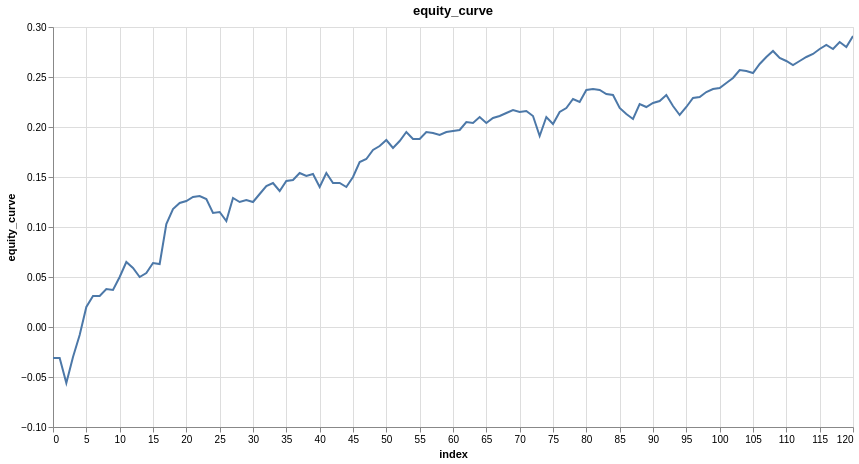

Source (notebook cell):
### Code cell
features = ['close_log_return_lag_2']
model = LinearModel(len(features))
model_trades = research.learn_model_trades(ts, features, target, model, no_epochs=200, loss=nn.L1Loss())

research.plot_column(model_trades, 'equity_curve')

### Figure 1 — Vega specification as saved in the notebook (floating-point values rounded to 4 significant figures)
{"$schema": "https://vega.github.io/schema/vega/v6.json", "data": [{"name": "param_1e9efca18e7a2868_store"}, {"name": "source_0", "values": [{"equity_curve": -0.031, "index": 0}, {"equity_curve": -0.031, "index": 1}, {"equity_curve": -0.056, "index": 2}, {"equity_curve": -0.03, "index": 3}, {"equity_curve": -0.008, "index": 4}, {"equity_curve": 0.02, "index": 5}, {"equity_curve": 0.031, "index": 6}, {"equity_curve": 0.031, "index": 7}, {"equity_curve": 0.038, "index": 8}, {"equity_curve": 0.037, "index": 9}, {"equity_curve": 0.05, "index": 10}, {"equity_curve": 0.065, "index": 11}, {"equity_curve": 0.059, "index": 12}, {"equity_curve": 0.05, "index": 13}, {"equity_curve": 0.054, "index": 14}, {"equity_curve": 0.064, "index": 15}, {"equity_curve": 0.063, "index": 16}, {"equity_curve": 0.103, "index": 17}, {"equity_curve": 0.118, "index": 18}, {"equity_curve": 0.124, "index": 19}, {"equity_curve": 0.126, "index": 20}, {"equity_curve": 0.13, "index": 21}, {"equity_curve": 0.131, "index": 22}, {"equity_curve": 0.128, "index": 23}, {"equity_curve": 0.114, "index": 24}, {"equity_curve": 0.115, "index": 25}, {"equity_curve": 0.106, "index": 26}, {"equity_curve": 0.129, "index": 27}, {"equity_curve": 0.125, "index": 28}, {"equity_curve": 0.127, "index": 29}, {"equity_curve": 0.125, "index": 30}, {"equity_curve": 0.133, "index": 31}, {"equity_curve": 0.141, "index": 32}, {"equity_curve": 0.144, "index": 33}, {"equity_curve": 0.136, "index": 34}, {"equity_curve": 0.146, "index": 35}, {"equity_curve": 0.147, "index": 36}, {"equity_curve": 0.154, "index": 37}, {"equity_curve": 0.151, "index": 38}, {"equity_curve": 0.153, "index": 39}, {"equity_curve": 0.14, "index": 40}, {"equity_curve": 0.154, "index": 41}, {"equity_curve": 0.144, "index": 42}, {"equity_curve": 0.144, "index": 43}, {"equity_curve": 0.14, "index": 44}, {"equity_curve": 0.15, "index": 45}, {"equity_curve": 0.165, "index": 46}, {"equity_curve": 0.168, "index": 47}, {"equity_curve": 0.177, "index": 48}, {"equity_curve": 0.181, "index": 49}, {"equity_curve": 0.187, "index": 50}, {"equity_curve": 0.179, "index": 51}, {"equity_curve": 0.186, "index": 52}, {"equity_curve": 0.195, "index": 53}, {"equity_curve": 0.188, "index": 54}, {"equity_curve": 0.188, "index": 55}, {"equity_curve": 0.195, "index": 56}, {"equity_curve": 0.194, "index": 57}, {"equity_curve": 0.192, "index": 58}, {"equity_curve": 0.195, "index": 59}, {"equity_curve": 0.196, "index": 60}, {"equity_curve": 0.197, "index": 61}, {"equity_curve": 0.205, "index": 62}, {"equity_curve": 0.204, "index": 63}, {"equity_curve": 0.21, "index": 64}, {"equity_curve": 0.204, "index": 65}, {"equity_curve": 0.209, "index": 66}, {"equity_curve": 0.211, "index": 67}, {"equity_curve": 0.214, "index": 68}, {"equity_curve": 0.217, "index": 69}, {"equity_curve": 0.215, "index": 70}, {"equity_curve": 0.216, "index": 71}, {"equity_curve": 0.211, "index": 72}, {"equity_curve": 0.191, "index": 73}, {"equity_curve": 0.21, "index": 74}, {"equity_curve": 0.203, "index": 75}, {"equity_curve": 0.215, "index": 76}, {"equity_curve": 0.219, "index": 77}, {"equity_curve": 0.228, "index": 78}, {"equity_curve": 0.225, "index": 79}, {"equity_curve": 0.237, "index": 80}, {"equity_curve": 0.238, "index": 81}, {"equity_curve": 0.237, "index": 82}, {"equity_curve": 0.233, "index": 83}, {"equity_curve": 0.232, "index": 84}, {"equity_curve": 0.219, "index": 85}, {"equity_curve": 0.213, "index": 86}, {"equity_curve": 0.208, "index": 87}, {"equity_curve": 0.223, "index": 88}, {"equity_curve": 0.22, "index": 89}, {"equity_curve": 0.224, "index": 90}, {"equity_curve": 0.226, "index": 91}, {"equity_curve": 0.232, "index": 92}, {"equity_curve": 0.221, "index": 93}, {"equity_curve": 0.212, "index": 94}, {"equity_curve": 0.22, "index": 95}, {"equity_curve": 0.229, "index": 96}, {"equity_curve": 0.23, "index": 97}, {"equity_curve": 0.235, "index": 98}, {"equity_curve": 0.238, "index": 99}, {"equity_curve": 0.239, "index": 100}, {"equity_curve": 0.244, "index": 101}, {"equity_curve": 0.249, "index": 102}, {"equity_curve": 0.257, "index": 103}, {"equity_curve": 0.256, "index": 104}, {"equity_curve": 0.254, "index": 105}, {"equity_curve": 0.263, "index": 106}, {"equity_curve": 0.27, "index": 107}, {"equity_curve": 0.276, "index": 108}, {"equity_curve": 0.269, "index": 109}, {"equity_curve": 0.266, "index": 110}, {"equity_curve": 0.262, "index": 111}, {"equity_curve": 0.266, "index": 112}, {"equity_curve": 0.27, "index": 113}, {"equity_curve": 0.273, "index": 114}, {"equity_curve": 0.278, "index": 115}, {"equity_curve": 0.282, "index": 116}, {"equity_curve": 0.278, "index": 117}, {"equity_curve": 0.285, "index": 118}, {"equity_curve": 0.28, "index": 119}, {"equity_curve": 0.291, "index": 120}]}, {"name": "source_0_x_domain_index", "values": [{"min": 0, "max": 120}]}, {"name": "source_0_y_domain_equity_curve", "values": [{"min": -0.056, "max": 0.291}]}], "signals": [{"name": "unit", "value": {}, "on": [{"events": "pointermove", "update": "isTuple(group()) ? group() : unit"}]}, {"name": "param_1e9efca18e7a2868", "update": "vlSelectionResolve(\"param_1e9efca18e7a2868_store\", \"union\")"}, {"name": "param_1e9efca18e7a2868_index", "on": [{"events": [{"source": "view", "type": "dblclick"}], "update": "null"}, {"events": {"signal": "param_1e9efca18e7a2868_translate_delta"}, "update": "panLinear(param_1e9efca18e7a2868_translate_anchor.extent_x, -param_1e9efca18e7a2868_translate_delta.x / width)"}, {"events": {"signal": "param_1e9efca18e7a2868_zoom_delta"}, "update": "zoomLinear(domain(\"x\"), param_1e9efca18e7a2868_zoom_anchor.x, param_1e9efca18e7a2868_zoom_delta)"}]}, {"name": "param_1e9efca18e7a2868_equity_curve", "on": [{"events": [{"source": "view", "type": "dblclick"}], "update": "null"}, {"events": {"signal": "param_1e9efca18e7a2868_translate_delta"}, "update": "panLinear(param_1e9efca18e7a2868_translate_anchor.extent_y, param_1e9efca18e7a2868_translate_delta.y / height)"}, {"events": {"signal": "param_1e9efca18e7a2868_zoom_delta"}, "update": "zoomLinear(domain(\"y\"), param_1e9efca18e7a2868_zoom_anchor.y, param_1e9efca18e7a2868_zoom_delta)"}]}, {"name": "param_1e9efca18e7a2868_tuple", "on": [{"events": [{"signal": "param_1e9efca18e7a2868_index || param_1e9efca18e7a2868_equity_curve"}], "update": "param_1e9efca18e7a2868_index && param_1e9efca18e7a2868_equity_curve ? {unit: \"\", fields: param_1e9efca18e7a2868_tuple_fields, values: [param_1e9efca18e7a2868_index,param_1e9efca18e7a2868_equity_curve]} : null"}]}, {"name": "param_1e9efca18e7a2868_tuple_fields", "value": [{"field": "index", "channel": "x", "type": "R"}, {"field": "equity_curve", "channel": "y", "type": "R"}]}, {"name": "param_1e9efca18e7a2868_translate_anchor", "value": {}, "on": [{"events": [{"source": "scope", "type": "pointerdown"}], "update": "{x: x(unit), y: y(unit), extent_x: domain(\"x\"), extent_y: domain(\"y\")}"}]}, {"name": "param_1e9efca18e7a2868_translate_delta", "value": {}, "on": [{"events": [{"source": "window", "between": [{"source": "scope", "type": "pointerdown"}, {"source": "window", "type": "pointerup"}], "type": "pointermove", "consume": true}], "update": "{x: param_1e9efca18e7a2868_translate_anchor.x - x(unit), y: param_1e9efca18e7a2868_translate_anchor.y - y(unit)}"}]}, {"name": "param_1e9efca18e7a2868_zoom_anchor", "on": [{"events": [{"source": "scope", "type": "wheel", "consume": true}], "update": "{x: invert(\"x\", x(unit)), y: invert(\"y\", y(unit))}"}]}, {"name": "param_1e9efca18e7a2868_zoom_delta", "on": [{"events": [{"source": "scope", "consume": true, "type": "wheel"}], "update": "pow(1.001, event.deltaY * pow(16, event.deltaMode))", "force": true}]}, {"name": "param_1e9efca18e7a2868_modify", "on": [{"events": {"signal": "param_1e9efca18e7a2868_tuple"}, "update": "modify(\"param_1e9efca18e7a2868_store\", param_1e9efca18e7a2868_tuple, true)"}]}], "marks": [{"type": "line", "name": "marks", "from": {"data": "source_0"}, "sort": {"field": "x"}, "encode": {"update": {"x": {"field": "index", "scale": "x"}, "stroke": {"value": "#4c78a8"}, "y": {"field": "equity_curve", "scale": "y"}, "defined": {"signal": "isValid(datum[\"index\"]) && isFinite(+datum[\"index\"]) && isValid(datum[\"equity_curve\"]) && isFinite(+datum[\"equity_curve\"])"}, "tooltip": {"signal": "{\"index\": format(datum[\"index\"], \"\"), \"equity_curve\": format(datum[\"equity_curve\"], \"\")}"}}}, "style": ["line"], "interactive": true, "clip": true}], "scales": [{"name": "x", "type": "linear", "domain": [{"signal": "(data(\"source_0_x_domain_index\")[0] || {}).min"}, {"signal": "(data(\"source_0_x_domain_index\")[0] || {}).max"}], "range": [0, {"signal": "width"}], "nice": true, "domainRaw": {"signal": "param_1e9efca18e7a2868[\"index\"]"}, "zero": false}, {"name": "y", "type": "linear", "domain": [{"signal": "(data(\"source_0_y_domain_equity_curve\")[0] || {}).min"}, {"signal": "(data(\"source_0_y_domain_equity_curve\")[0] || {}).max"}], "range": [{"signal": "height"}, 0], "zero": true, "nice": true, "domainRaw": {"signal": "param_1e9efca18e7a2868[\"equity_curve\"]"}}], "axes": [{"scale": "x", "gridScale": "y", "labels": false, "grid": true, "minExtent": 0, "orient": "bottom", "aria": false, "domain": false, "ticks": false, "tickCount": {"signal": "ceil(width/40)"}, "maxExtent": 0, "zindex": 0}, {"scale": "y", "domain": false, "labels": false, "orient": "left", "gridScale": "x", "minExtent": 0, "aria": false, "tickCount": {"signal": "ceil(height/40)"}, "maxExtent": 0, "grid": true, "ticks": false, "zindex": 0}, {"scale": "x", "title": "index", "orient": "bottom", "zindex": 0, "labelFlush": true, "grid": false, "tickCount": {"signal": "ceil(width/40)"}, "labelOverlap": true}, {"scale": "y", "labelOverlap": true, "tickCount": {"signal": "ceil(height/40)"}, "grid": false, "zindex": 0, "title": "equity_curve", "orient": "left"}], "title": {"text": "equity_curve", "frame": "group"}, "height": 400, "style": "cell", "width": 800, "background": "white", "padding": 5}
